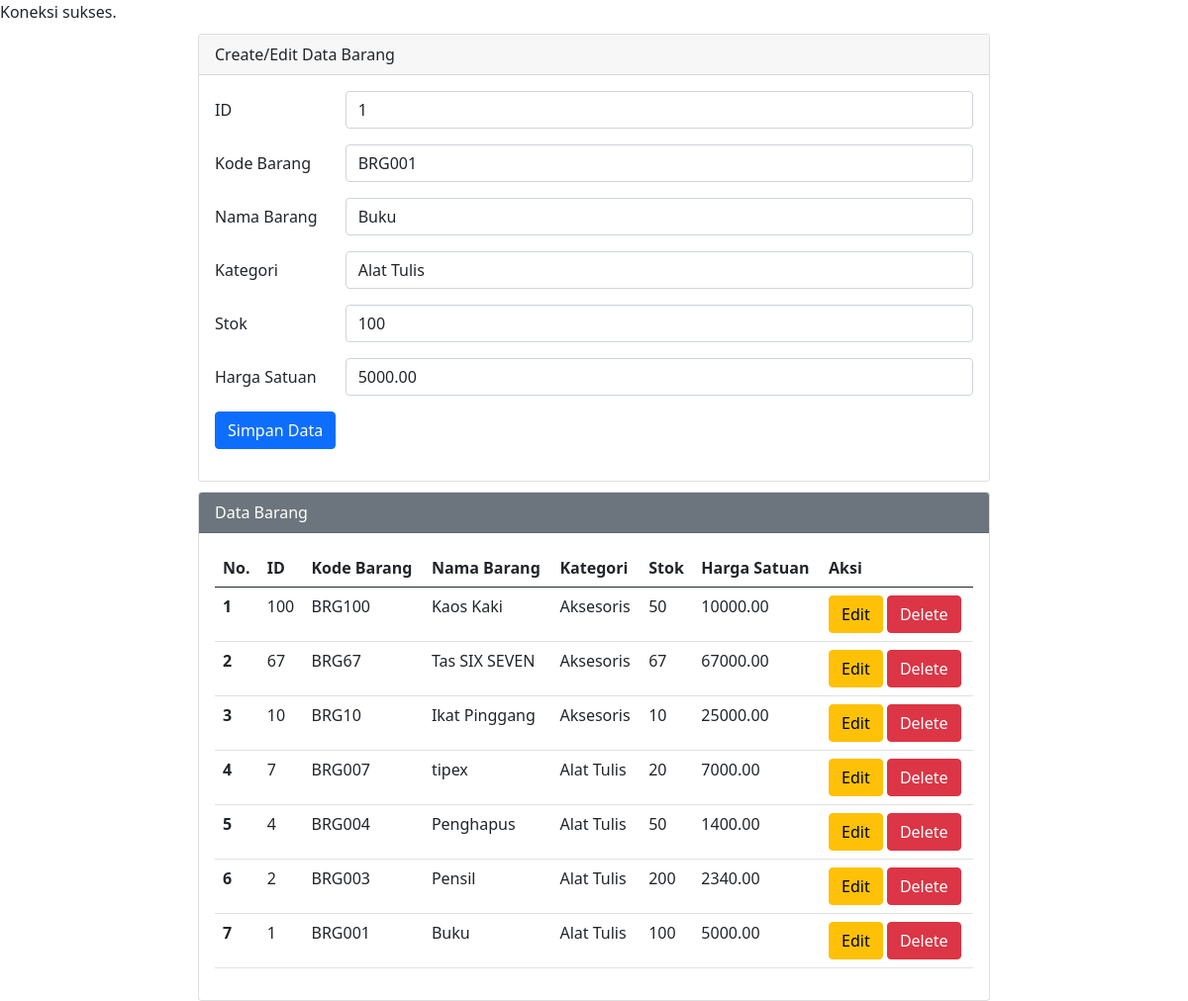
The page /index.php?op=edit&id=1 on the database its author committed.
### tables this page shows
CREATE TABLE `barang` (
  `id` int NOT NULL,
  `kode_barang` varchar(30) NOT NULL,
  `nama_barang` varchar(100) NOT NULL,
  `kategori` varchar(50) NOT NULL,
  `stok` int NOT NULL,
  `harga_satuan` decimal(12,2) NOT NULL
);

### index.php (the view, shortened to what this page needs)
<?php
$host = "localhost";
$user = "root";
$password = "";
$db = "db_inventaris";
$koneksi = mysqli_connect($host, $user, $password, $db);
$id = "";
$kode_barang = "";
$nama_barang = "";
$kategori = "";
$stok = "";
$harga_satuan = "";
if (isset($_GET['op'])) {
    $op = $_GET['op'];
} else {
    $op = "";
}
if ($op == 'edit') {
    $id = $_GET['id'];
    $sql1 = "SELECT * FROM barang WHERE id = '$id'";
    $q1 = mysqli_query($koneksi, $sql1);
    $r1 = mysqli_fetch_array($q1);
    $kode_barang = $r1['kode_barang'];
    $nama_barang = $r1['nama_barang'];
    $kategori = $r1['kategori'];
    $stok = $r1['stok'];
    $harga_satuan = $r1['harga_satuan'];
}
?>
<!DOCTYPE html>
<html lang="en">
<head>
    <link href="https://cdn.jsdelivr.net/npm/bootstrap@5.0.2/dist/css/bootstrap.min.css" rel="stylesheet">
</head>
<body>
    <div class="mx-auto">
        <div class="card">
            <div class="card-header">Create/Edit Data Barang
            </div>
            <div class="card-body">
                <form action="" method="POST">
                    <div class="mb-3 row">
                        <label for="id" class="col-sm-2 col-form-label">ID</label>
                        <div class="col-sm-10">
                            <input type="text" class="form-control" id="id" name="id" value="<?php echo $id; ?>">
                        </div>
                    </div>
                    <div class="mb-3 row">
                        <label for="kode_barang" class="col-sm-2 col-form-label">Kode Barang</label>
                        <div class="col-sm-10">
                            <input type="text" class="form-control" id="kode_barang" name="kode_barang" value="<?php echo $kode_barang; ?>">
                        </div>
                    </div>
                    <div class="mb-3 row">
                        <label for="nama_barang" class="col-sm-2 col-form-label">Nama Barang</label>
                        <div class="col-sm-10">
                            <input type="text" class="form-control" id="nama_barang" name="nama_barang" value="<?php echo $nama_barang; ?>">
                        </div>
                    </div>
                    <div class="mb-3 row">
                        <label for="kategori" class="col-sm-2 col-form-label">Kategori</label>
                        <div class="col-sm-10">
                            <input type="text" class="form-control" id="kategori" name="kategori" value="<?php echo $kategori; ?>">
                        </div>
                    </div>
                    <div class="mb-3 row">
                        <label for="stok" class="col-sm-2 col-form-label">Stok</label>
                        <div class="col-sm-10">
                            <input type="text" class="form-control" id="stok" name="stok" value="<?php echo $stok; ?>">
                        </div>
                    </div>
                    <div class="mb-3 row">
                        <label for="harga_satuan" class="col-sm-2 col-form-label">Harga Satuan</label>
                        <div class="col-sm-10">
                            <input type="text" class="form-control" id="harga_satuan" name="harga_satuan" value="<?php echo $harga_satuan; ?>">
                        </div>
                    </div>
                    <div class="col-12">
                        <input type="submit" name="simpan" value="Simpan Data" class="btn btn-primary" />
                    </div>
                </form>
            </div>
        </div>
        <div class="card">
            <div class="card-header text-white bg-secondary">
                Data Barang
            </div>
            <div class="card-body">
                <table class="table">
                    <thead>
                        <tr>
                            <th scope="col">No.</th>
                            <th scope="col">ID</th>
                            <th scope="col">Kode Barang</th>
                            <th scope="col">Nama Barang</th>
                            <th scope="col">Kategori</th>
                            <th scope="col">Stok</th>
                            <th scope="col">Harga Satuan</th>
                            <th scope="col">Aksi</th>
                        </tr>
                    </thead>
                    <tbody>
                        <?php
                        $sql2 = "SELECT * FROM barang ORDER BY id DESC";
                        $q2 = mysqli_query($koneksi, $sql2);
                        $urut = 1;
                        while ($r2 = mysqli_fetch_array($q2)) {
                            $no = $r2['id'];
                            $kode_barang = $r2['kode_barang'];
                            $nama_barang = $r2['nama_barang'];
                            $kategori = $r2['kategori'];
                            $stok = $r2['stok'];
                            $harga_satuan = $r2['harga_satuan'];
                        ?>
                            <tr>
                                <th scope="row"><?php echo $urut++ ?></th>
                                <td scope="row"><?php echo $no; ?></td>
                                <td scope="row"><?php echo $kode_barang; ?></td>
                                <td scope="row"><?php echo $nama_barang; ?></td>
                                <td scope="row"><?php echo $kategori; ?></td>
                                <td scope="row"><?php echo $stok; ?></td>
                                <td scope="row"><?php echo $harga_satuan; ?></td>
                                <td scope="row">
                                    <a href="index.php?op=edit&id=<?php echo $no ?>"><button type="button" class="btn btn-warning">Edit</button></a>
                                    <a href="index.php?op=delete&id=<?php echo $no ?>" onclick="return confirm('Apakah Anda yakin ingin menghapus data ini?')"><button type="button" class="btn btn-danger">Delete</button></a>
                                </td>
                            </tr>
                        <?php
                        }
                        ?>
                    </tbody>
                </table>
            </div>
        </div>
    </div>
</body>
</html>

### index.php (style rules this page uses)
.mx-auto { width: 800px }
.card { margin-top: 10px }

### rows shown on the page
barang: kode_barang "BRG001", nama_barang "Buku", kategori "Alat Tulis", stok "100", harga_satuan "5000.00", id "1"
barang: id "100", kode_barang "BRG100", nama_barang "Kaos Kaki", kategori "Aksesoris", stok "50", harga_satuan "10000.00"
barang: id "67", kode_barang "BRG67", nama_barang "Tas SIX SEVEN", kategori "Aksesoris", stok "67", harga_satuan "67000.00"
barang: id "10", kode_barang "BRG10", nama_barang "Ikat Pinggang", kategori "Aksesoris", stok "10", harga_satuan "25000.00"
barang: id "7", kode_barang "BRG007", nama_barang "tipex", kategori "Alat Tulis", stok "20", harga_satuan "7000.00"
barang: id "4", kode_barang "BRG004", nama_barang "Penghapus", kategori "Alat Tulis", stok "50", harga_satuan "1400.00"
barang: id "2", kode_barang "BRG003", nama_barang "Pensil", kategori "Alat Tulis", stok "200", harga_satuan "2340.00"
